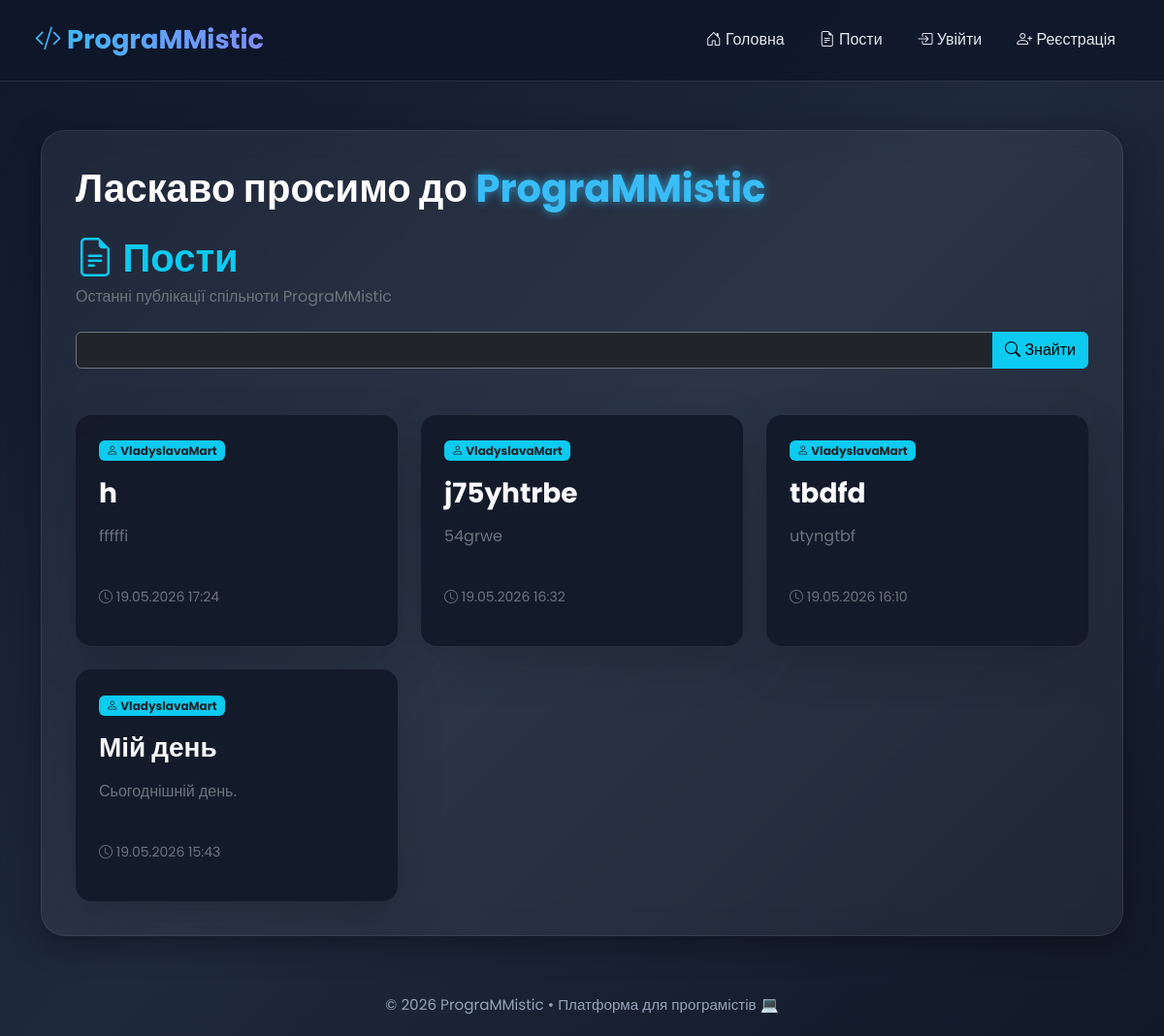
The page /posts/ on the database as committed earlier.
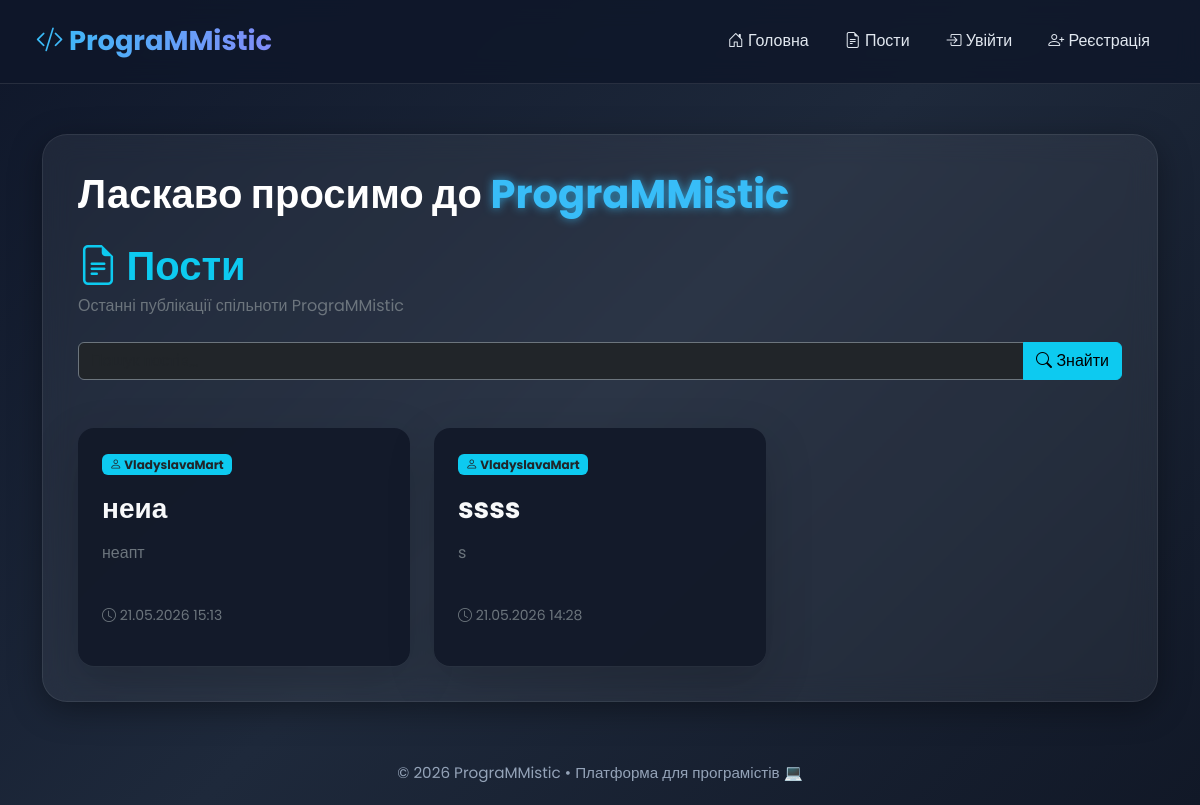
The same page on the database as committed later.
### posts/models.py (models this page shows, shortened)
class Post(models.Model):
    title = models.CharField(max_length=100)
    content = models.TextField()
    user = models.ForeignKey(settings.AUTH_USER_MODEL, on_delete=models.CASCADE)
    created_at = models.DateTimeField(default=timezone.now)

### posts/views.py (the view)
# urls.py: path('posts/', views.post_list, name='post_list'),
def post_list(request):
    query = request.GET.get('search', '')
    posts = Post.objects.all().select_related('user').order_by('-created_at')
    if query:
        posts = posts.filter(Q(title__icontains=query) | Q(content__icontains=query))
    return render(request, 'post_list.html', {'posts': posts, 'query': query})

### templates/post_list.html (shortened to what this page needs)
{% extends 'base.html' %}
{% block content %}
<div class="d-flex justify-content-between align-items-center flex-wrap mb-4">
    <div>
        <h1 class="fw-bold text-info mb-1">
            <i class="bi bi-file-earmark-text"></i> Пости
        </h1>
        <p class="text-secondary mb-0">
            Останні публікації спільноти PrograMMistic
        </p>
    </div>
</div>
<form action="{% url 'post_list' %}" method="get" class="mb-5">
    <div class="input-group">
        <input
            type="text"
            name="search"
            class="form-control bg-dark text-light border-secondary"
            placeholder="Пошук постів..."
            value="{{ query }}"
        >
        <button type="submit" class="btn btn-info">
            <i class="bi bi-search"></i>
            Знайти
        </button>
    </div>
</form>
<div class="row g-4">
{% for post in posts %}
    <div class="col-md-6 col-lg-4">
        <div class="card bg-dark text-light border-0 shadow-lg h-100 rounded-4 post-card">
            <div class="card-body d-flex flex-column p-4">
                <div class="mb-3">
                    <span class="badge bg-info text-dark">
                        <i class="bi bi-person"></i>
                        {{ post.user.username }}
                    </span>
                </div>
                <h3 class="card-title fw-bold mb-3">
                    {{ post.title }}
                </h3>
                <p class="card-text text-secondary flex-grow-1">
                    {{ post.content|truncatewords:25 }}
                </p>
                <div class="mt-4">
                    <p class="small text-secondary mb-3">
                        <i class="bi bi-clock"></i>
                        {{ post.created_at|date:"d.m.Y H:i" }}
                    </p>
                </div>
            </div>
        </div>
    </div>
{% endfor %}
</div>
{% endblock %}

Rows that differ between the two databases and show on the page:
removed Post: user.username "VladyslavaMart", title "h", content "fffffi", created_at "19.05.2026 17:24"
removed Post: user.username "VladyslavaMart", title "j75yhtrbe", content "54grwe", created_at "19.05.2026 16:32"
removed Post: user.username "VladyslavaMart", title "tbdfd", content "utyngtbf", created_at "19.05.2026 16:10"
removed Post: user.username "VladyslavaMart", title "Мій день", content "Сьогоднішній день.", created_at "19.05.2026 15:43"
added Post: user.username "VladyslavaMart", title "неиа", content "неапт", created_at "21.05.2026 15:13"
added Post: user.username "VladyslavaMart", title "ssss", content "s", created_at "21.05.2026 14:28"
